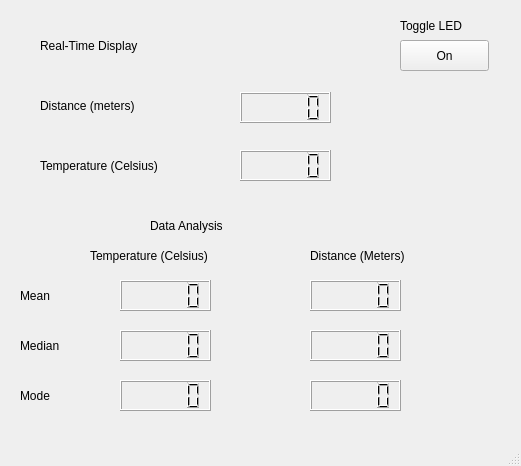
<?xml version="1.0" encoding="UTF-8"?>
<ui version="4.0">
 <class>MainWindow</class>
 <widget class="QMainWindow" name="MainWindow">
  <property name="geometry">
   <rect>
    <x>0</x>
    <y>0</y>
    <width>521</width>
    <height>466</height>
   </rect>
  </property>
  <property name="windowTitle">
   <string>Smart Vault</string>
  </property>
  <widget class="QWidget" name="centralwidget">
   <widget class="QLabel" name="label">
    <property name="geometry">
     <rect>
      <x>40</x>
      <y>90</y>
      <width>131</width>
      <height>31</height>
     </rect>
    </property>
    <property name="text">
     <string>Distance (meters)</string>
    </property>
   </widget>
   <widget class="QLabel" name="label_2">
    <property name="geometry">
     <rect>
      <x>40</x>
      <y>150</y>
      <width>151</width>
      <height>31</height>
     </rect>
    </property>
    <property name="text">
     <string>Temperature (Celsius)</string>
    </property>
   </widget>
   <widget class="QLabel" name="label_3">
    <property name="geometry">
     <rect>
      <x>40</x>
      <y>30</y>
      <width>141</width>
      <height>31</height>
     </rect>
    </property>
    <property name="autoFillBackground">
     <bool>false</bool>
    </property>
    <property name="text">
     <string>Real-Time Display</string>
    </property>
   </widget>
   <widget class="QLCDNumber" name="lcdNumber">
    <property name="geometry">
     <rect>
      <x>240</x>
      <y>92</y>
      <width>91</width>
      <height>31</height>
     </rect>
    </property>
   </widget>
   <widget class="QLCDNumber" name="lcdNumber_2">
    <property name="geometry">
     <rect>
      <x>240</x>
      <y>150</y>
      <width>91</width>
      <height>31</height>
     </rect>
    </property>
   </widget>
   <widget class="QLabel" name="label_4">
    <property name="geometry">
     <rect>
      <x>150</x>
      <y>210</y>
      <width>141</width>
      <height>31</height>
     </rect>
    </property>
    <property name="autoFillBackground">
     <bool>false</bool>
    </property>
    <property name="text">
     <string>Data Analysis</string>
    </property>
   </widget>
   <widget class="QLabel" name="label_5">
    <property name="geometry">
     <rect>
      <x>90</x>
      <y>240</y>
      <width>151</width>
      <height>31</height>
     </rect>
    </property>
    <property name="text">
     <string>Temperature (Celsius)</string>
    </property>
   </widget>
   <widget class="QLCDNumber" name="lcdNumber_3">
    <property name="geometry">
     <rect>
      <x>120</x>
      <y>280</y>
      <width>91</width>
      <height>31</height>
     </rect>
    </property>
   </widget>
   <widget class="QLabel" name="label_6">
    <property name="geometry">
     <rect>
      <x>20</x>
      <y>280</y>
      <width>51</width>
      <height>31</height>
     </rect>
    </property>
    <property name="text">
     <string>Mean</string>
    </property>
   </widget>
   <widget class="QLabel" name="label_7">
    <property name="geometry">
     <rect>
      <x>310</x>
      <y>240</y>
      <width>151</width>
      <height>31</height>
     </rect>
    </property>
    <property name="text">
     <string>Distance (Meters)</string>
    </property>
   </widget>
   <widget class="QLCDNumber" name="lcdNumber_4">
    <property name="geometry">
     <rect>
      <x>310</x>
      <y>280</y>
      <width>91</width>
      <height>31</height>
     </rect>
    </property>
   </widget>
   <widget class="QLabel" name="label_8">
    <property name="geometry">
     <rect>
      <x>20</x>
      <y>330</y>
      <width>51</width>
      <height>31</height>
     </rect>
    </property>
    <property name="text">
     <string>Median</string>
    </property>
   </widget>
   <widget class="QLCDNumber" name="lcdNumber_5">
    <property name="geometry">
     <rect>
      <x>120</x>
      <y>330</y>
      <width>91</width>
      <height>31</height>
     </rect>
    </property>
   </widget>
   <widget class="QLCDNumber" name="lcdNumber_6">
    <property name="geometry">
     <rect>
      <x>310</x>
      <y>330</y>
      <width>91</width>
      <height>31</height>
     </rect>
    </property>
   </widget>
   <widget class="QLabel" name="label_9">
    <property name="geometry">
     <rect>
      <x>20</x>
      <y>380</y>
      <width>51</width>
      <height>31</height>
     </rect>
    </property>
    <property name="text">
     <string>Mode</string>
    </property>
   </widget>
   <widget class="QLCDNumber" name="lcdNumber_7">
    <property name="geometry">
     <rect>
      <x>120</x>
      <y>380</y>
      <width>91</width>
      <height>31</height>
     </rect>
    </property>
   </widget>
   <widget class="QLCDNumber" name="lcdNumber_8">
    <property name="geometry">
     <rect>
      <x>310</x>
      <y>380</y>
      <width>91</width>
      <height>31</height>
     </rect>
    </property>
   </widget>
   <widget class="QPushButton" name="pushButton">
    <property name="geometry">
     <rect>
      <x>400</x>
      <y>40</y>
      <width>89</width>
      <height>31</height>
     </rect>
    </property>
    <property name="text">
     <string>On</string>
    </property>
   </widget>
   <widget class="QLabel" name="label_10">
    <property name="geometry">
     <rect>
      <x>400</x>
      <y>10</y>
      <width>91</width>
      <height>31</height>
     </rect>
    </property>
    <property name="text">
     <string>Toggle LED</string>
    </property>
   </widget>
  </widget>
  <widget class="QMenuBar" name="menubar">
   <property name="geometry">
    <rect>
     <x>0</x>
     <y>0</y>
     <width>521</width>
     <height>22</height>
    </rect>
   </property>
  </widget>
  <widget class="QStatusBar" name="statusbar"/>
  <action name="actionReal_Time_Display">
   <property name="text">
    <string>Real-Time Display</string>
   </property>
  </action>
 </widget>
 <resources/>
 <connections/>
</ui>
